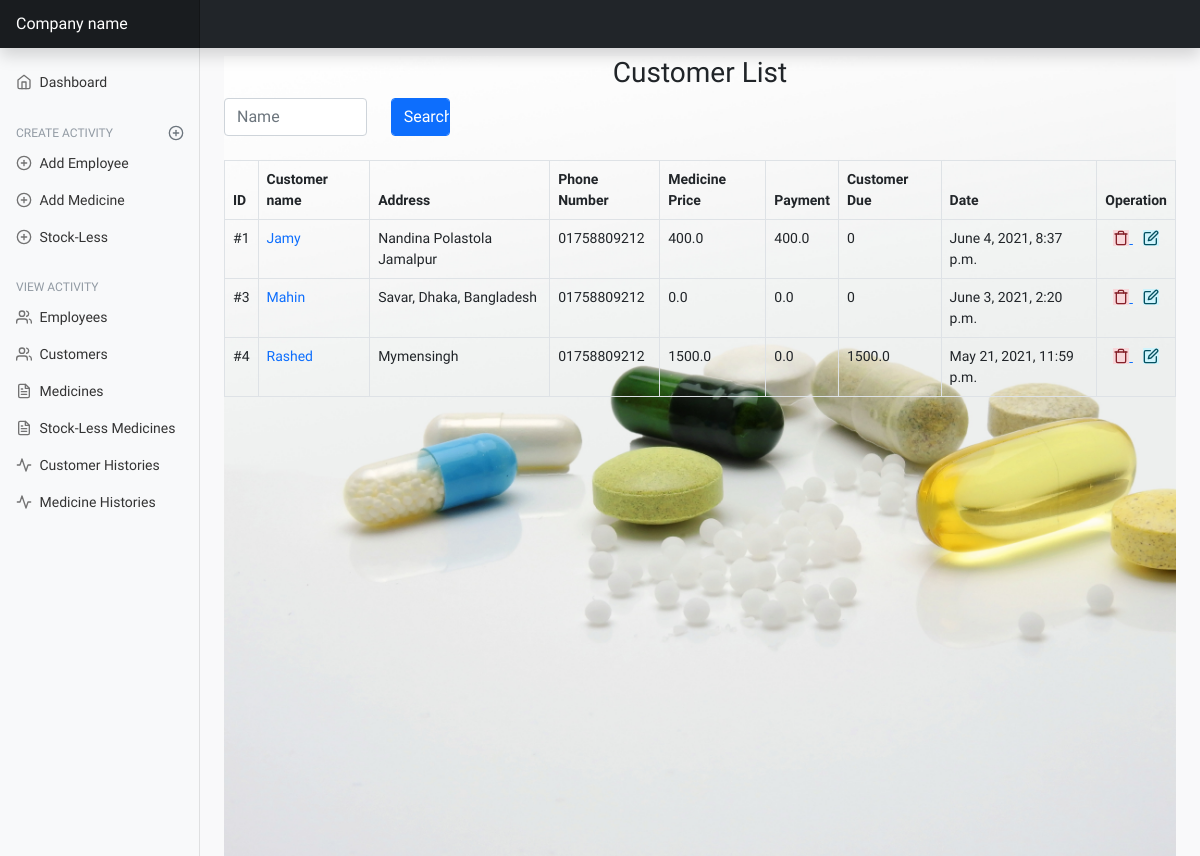
/customer-list/, run on an earlier commit of the app's database.
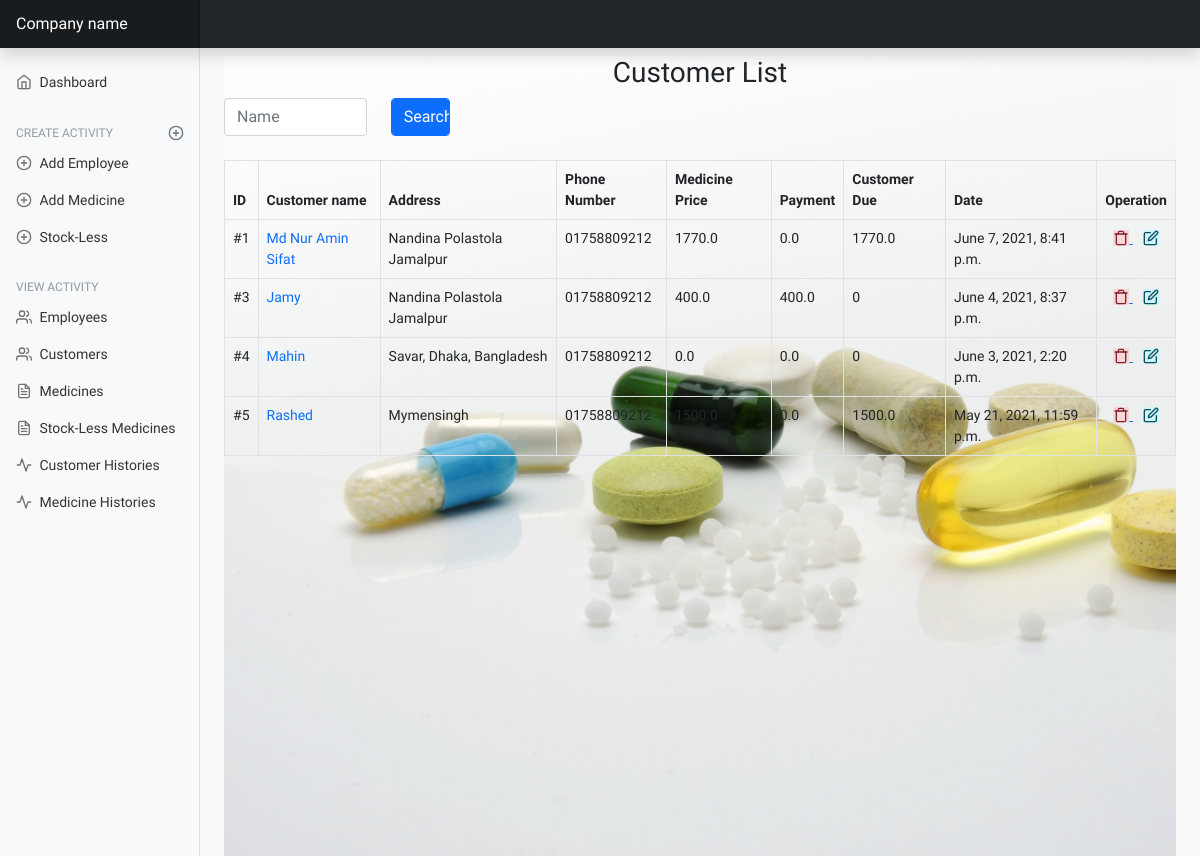
And on a later commit of the database.
### mainApp/models/customer.py (models this page shows, shortened)
class Customer(Common, TimeStamp):
    customer_name = models.CharField(max_length=255)
    medicine_price = models.FloatField(default=0.0)
    payment = models.FloatField(blank=True, default=0.0, null=True)
    payment_at_a_time = models.FloatField(default=0)
    class Meta:
        ordering = ('-updated_at',)
    def customer_due(self):
        if self.medicine_price > self.payment:
            return self.medicine_price - self.payment
        else:
            return 0

### mainApp/views/customer_view.py (the view)
# urls.py: path('customer-list/', customer_view.CustomerList.as_view(), name='customer-list'),
class CustomerList(View):
    def get(self, request):
        customers = Customer.objects.all()
        search = request.GET.get('q')
        if search:
            customers = Customer.objects.filter(
                Q(customer_name__icontains=search)
            ).distinct()
        page = request.GET.get('page', 1)
        paginator = Paginator(customers, per_page=10)
        try:
            customers = paginator.page(page)
        except PageNotAnInteger as e:
            customers = paginator.page(1)
        except EmptyPage:
            customers = Paginator.page(paginator.num_pages)
        return render(request, 'customer/customer_list.html', {
            'customers': customers,
        })

### mainApp/templates/customer/customer_list.html (shortened to what this page needs)
{% extends 'base.html' %}
{% load static %}
{% load tz %}
{% block content %}
    <div
            style='background: url("{% static 'images/medicine-list.jpg' %}");background-repeat: no-repeat;
                    background-size: cover;
                    min-height: 100vh;
                    '
    >
        <h3 class="text-center mt-2" style="font-family: 'Pattaya', sans-serif;">Customer List</h3>
        <div class="col-lg-6 col-md-6 col-sm-12 text-center mb-4 align-items-center">
            <form class="row mb-4" method="GET">
                <div class="col-md-4">
                    <input type="text" name="q" class="form-control" placeholder="Name"
                           aria-label="First name">
                </div>
                <div class="col-md-2">
                    <input type="submit" class="form-control btn btn-primary" VALUE="Search"/>
                </div>
            </form>
        </div>
        <table id="example" class="table table-bordered" style="width:100%">
            <thead>
            <tr>
                <th>ID</th>
                <th>Customer name</th>
                <th>Address</th>
                <th>Phone Number</th>
                <th>Medicine Price</th>
                <th>Payment</th>
                <th>Customer Due</th>
                <th>Date</th>
                <th>Operation</th>
            </tr>
            </thead>
            <tbody id="tbody">
            {% for customer in customers %}
                {% if  customer.customer_name %}
                    <tr>
                        <td>#{{ forloop.counter }} </td>
                        <td><a style="text-decoration: none"
                               href="{% url 'customer-profile' customer.id %}">{{ customer.customer_name }}</a></td>
                        <td>{{ customer.address }}</td>
                        <td>{{ customer.phone_number }}</td>
                        <td>{{ customer.medicine_price }}</td>
                        <td>{{ customer.payment }}</td>
                        <td>{{ customer.customer_due }}</td>
                        <td>{{ customer.updated_at | timezone:'Asia/Dhaka' }}</td>
                        <td style="text-align: center">
                            <a href="{% url 'delete-customer' customer.id %}">
                                <span class="alert-danger" data-feather="trash"></span>
                            </a>
                            <a style="margin-left: 10px" href="{% url 'update-customer' customer.id %}"
                            >
                            <span id="modal-form" class="alert-info"
                                  data-feather="edit"></span>
                            </a>
                        </td>
                    </tr>
                {% endif %}
            {% endfor %}
            </tbody>
        </table>
    </div>
{% endblock content %}

What changed in the data, as far as the page shows it:
added Customer: customer_name "Md Nur Amin Sifat", address "Nandina Polastola Jamalpur", phone_number "01758809212", medicine_price "1770.0", payment "0.0", customer_due "1770.0", updated_at "June 7, 2021, 8:41 p.m."
